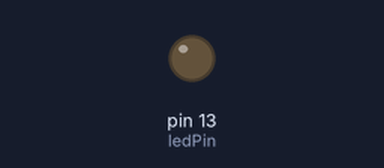
Recording of a sketch running on a simulated Arduino Uno, built with avr-gcc and run on an emulated ATmega328P. Shown: output pins drawn as LEDs (lit = HIGH).

Above: at 1.8 s.
At 4.8 s:
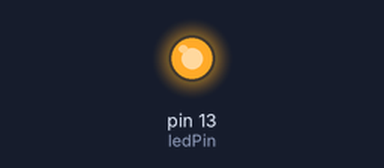
Timing chart, 0 to 11.7 s (numbered marks = the images above):
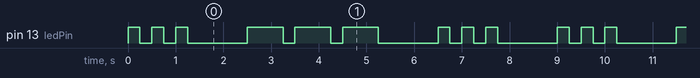

Measured:
- by itself, pin 13 (ledPin): repeats every 9.0 s: 2 × (LOW 0.25 s, HIGH 0.25 s), LOW 1.3 s, 2 × (HIGH 0.75 s, LOW 0.25 s), HIGH 0.75 s, LOW 1.3 s, 2 × (HIGH 0.25 s, LOW 0.25 s), HIGH 0.25 s, LOW 1.3 s, HIGH 0.25 s
- by itself, everything shown: repeats every 9.0 s, in 18 steps

The sketch:

SOS.ino
```cpp
/*
 * Fecha: 10/10/2025
 * Descripción:
 * Implementa el mensaje de auxilio internacional "SOS" ( ...---... )
 * usando un LED conectado al pin 13 de Arduino.
 */

const int ledPin = 13;

// Duraciones en milisegundos basadas en el estándar Morse
const int punto = 250;
const int raya = punto * 3;
const int pausaSimbolo = punto;
const int pausaLetra = 1000;
const int pausaMensaje = 1000;

void setup() {
  pinMode(ledPin, OUTPUT);
}

void loop() {

  // S = "..."
  for (int i = 0; i < 3; i++) {
    digitalWrite(ledPin, HIGH);
    delay(punto);
    digitalWrite(ledPin, LOW);
    delay(pausaSimbolo);
  }

  delay(pausaLetra);

  // O = "---"
  for (int i = 0; i < 3; i++) {
    digitalWrite(ledPin, HIGH);
    delay(raya);
    digitalWrite(ledPin, LOW);
    delay(pausaSimbolo);
  }

  delay(pausaLetra);

  // S = "..."
  for (int i = 0; i < 3; i++) {
    digitalWrite(ledPin, HIGH);
    delay(punto);
    digitalWrite(ledPin, LOW);
    delay(pausaSimbolo);
  }

  delay(pausaMensaje);
}
```
